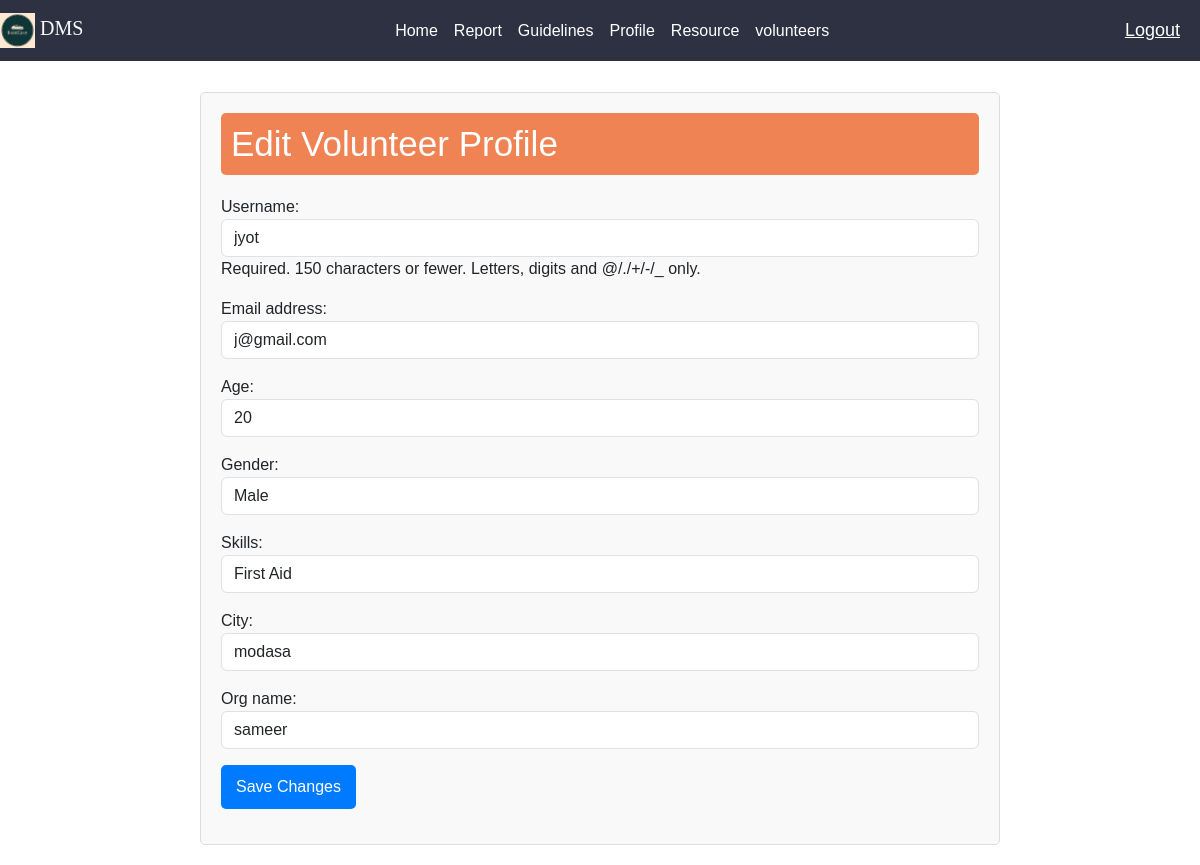
Page /edit_profile_vol/ (signed in) on the earlier database version.
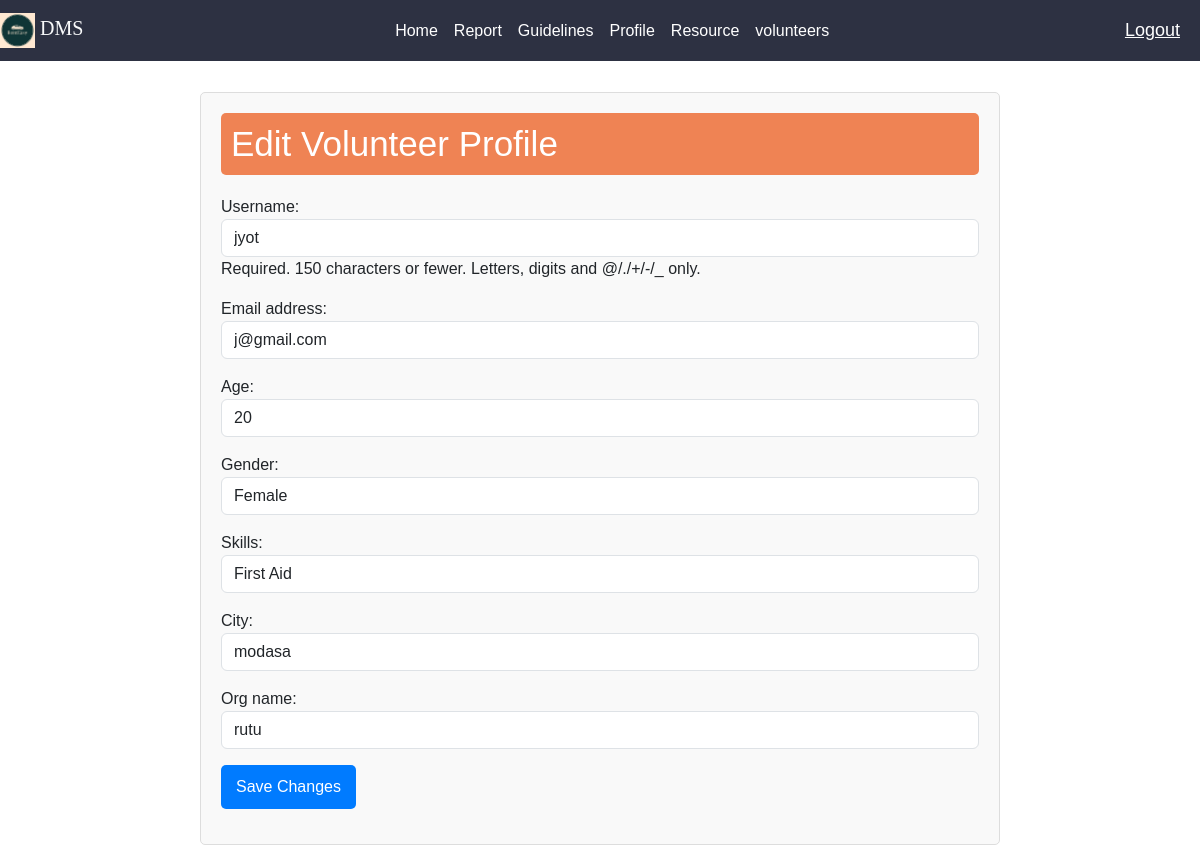
Same page on the later database version.
### DmsApp/models.py (models this page shows, shortened)
class Volunteer(models.Model):
    GENDER=(
        ('Male','Male'),
        ('Female','Female'),
    )
    SKILLS=(
        ('Time Management','Time Management'),('Fire Safety','Fire Safety'),('Physical Fitness','Physical Fitness')
        ,('Strength','Strength'),('First Aid','First Aid')
    )
    vol_name=models.OneToOneField(User,on_delete=models.CASCADE)
    age = models.IntegerField()
    gender = models.CharField(max_length=10, choices=GENDER)
    skills = models.CharField(max_length=20, choices=SKILLS)
    city = models.CharField(max_length=30)
    org_name = models.ForeignKey(Organization, on_delete=models.CASCADE)

class Organization(models.Model):
    LEVEL=(
        ('Local','Local'),('National','National'),('International','International'),('Regional','Regional'),
    )
    org_name = models.OneToOneField(User,on_delete=models.CASCADE)
    domain = models.CharField(max_length=100)
    location = models.CharField(max_length=100)
    level = models.CharField(max_length=20, choices=LEVEL)
    def __str__(self):
        return self.org_name.username

### DmsApp/views.py (the view)
# urls.py: path('edit_profile_vol/', edit_profile_vol, name='edit_profile_vol'),
@login_required(login_url='login')
def edit_profile_vol(request):
    user = request.user
    volunteer =Volunteer.objects.get(vol_name=user)
    if request.method == 'POST':
        user_form = UpdateUserForm(request.POST, instance=user)
        vol_form = UpdateVolForm(request.POST, instance=volunteer)
        if user_form.is_valid() and vol_form.is_valid():
            user_form.save()
            vol_form.save()
            messages.success(request, 'Your profile has been updated successfully!')
            return redirect('profile')
    else:
        user_form = UpdateUserForm(instance=user)
        vol_form = UpdateVolForm(instance=volunteer)
    context = {'user_form': user_form, 'vol_form': vol_form}
    return render(request, 'edit_profile_vol.html', context)

### DmsApp/forms.py
class UpdateUserForm(forms.ModelForm):
    class Meta:
        model = User
        fields = ['username', 'email']
        widgets = {
            'username': forms.TextInput(attrs={'class': 'form-control'}),
            'email': forms.EmailInput(attrs={'class': 'form-control'}),
        }

class UpdateVolForm(forms.ModelForm):
    class Meta:
        model = Volunteer
        fields = ['age', 'gender', 'skills', 'city', 'org_name']
        widgets = {
            'age': forms.NumberInput(attrs={'class': 'form-control'}),
            'gender': forms.Select(attrs={'class': 'form-control'}),
            'skills': forms.Select(attrs={'class': 'form-control'}),
            'city': forms.TextInput(attrs={'class': 'form-control'}),
            'org_name': forms.Select(attrs={'class': 'form-control'}),
        }

### DmsApp/templates/edit_profile_vol.html (shortened to what this page needs)
{% extends 'main.html' %}
{% block content %}
<div class="profile-container">
    <div class="form-container">
        <h2>Edit Volunteer Profile</h2>
        <form method="post">
            {{ user_form.as_p }}
            {{ vol_form.as_p }}
            <div class="form-group">
                <button type="submit">Save Changes</button>
            </div>
        </form>
    </div>
</div>
{% endblock %}

Differences in the rows shown:
changed Volunteer "First Aid": gender "Male" → "Female"
changed Organization: org_name "sameer" → "rutu"
